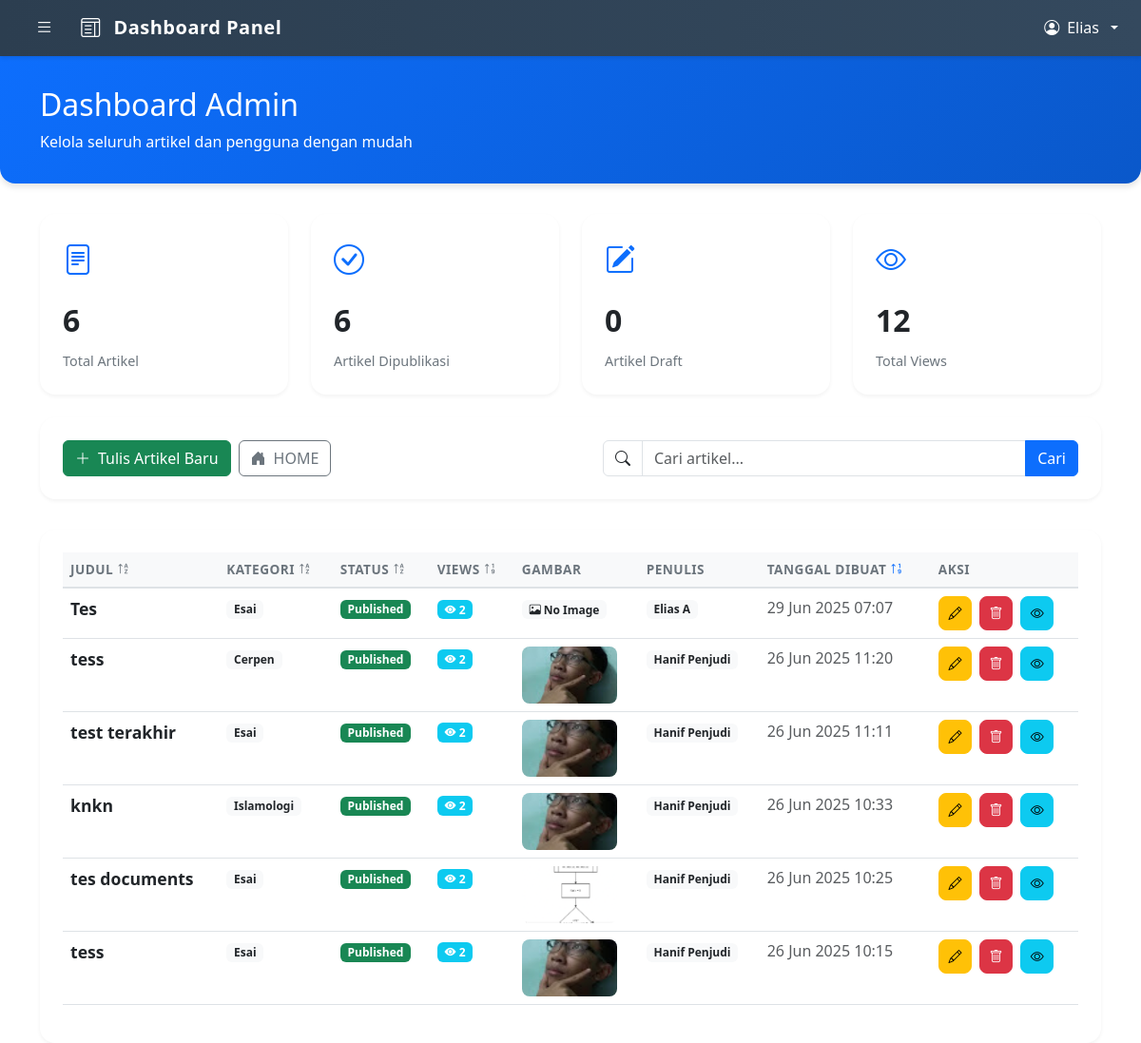
Page /bloging/dashboard/admin/blogs_management.php (signed in) on the committed database.
### tables this page shows
CREATE TABLE IF NOT EXISTS `blogs` (
  `id` int NOT NULL AUTO_INCREMENT,
  `title` varchar(255) NOT NULL,
  `content` text NOT NULL,
  `image` varchar(255) DEFAULT NULL,
  `created_at` timestamp NULL DEFAULT CURRENT_TIMESTAMP,
  `category_id` int DEFAULT NULL,
  `author_id` int DEFAULT NULL,
  `author_type` enum('admin','user') DEFAULT NULL,
  `status` enum('draft','published') DEFAULT 'draft',
  `views` int NOT NULL DEFAULT '0',
  `slug` varchar(191) DEFAULT NULL,
  PRIMARY KEY (`id`),
  UNIQUE KEY `slug` (`slug`)
);

CREATE TABLE IF NOT EXISTS `category` (
  `id` int NOT NULL AUTO_INCREMENT,
  `category` varchar(127) NOT NULL,
  `parent_id` int DEFAULT NULL,
  PRIMARY KEY (`id`),
  KEY `parent_id` (`parent_id`)
);

CREATE TABLE IF NOT EXISTS `users` (
  `id` int NOT NULL AUTO_INCREMENT,
  `fname` varchar(255) NOT NULL,
  `username` varchar(255) NOT NULL,
  `password` varchar(255) NOT NULL,
  PRIMARY KEY (`id`),
  UNIQUE KEY `username` (`username`)
);

### bloging/dashboard/admin/blogs_management.php (the view, shortened to what this page needs)
<?php
include '../../config.php';
$search = isset($_GET['search']) ? trim($_GET['search']) : '';
$search_display = $search;
$sort = isset($_GET['sort']) ? $_GET['sort'] : 'created_at';
$order = isset($_GET['order']) ? $_GET['order'] : 'DESC';
$query = "
    SELECT blogs.*,
           category.category AS category_name,
           users.fname AS user_name,
           admin.first_name AS admin_first,
           admin.last_name AS admin_last
    FROM blogs
    LEFT JOIN category ON blogs.category_id = category.id
    LEFT JOIN users ON blogs.author_type = 'user' AND blogs.author_id = users.id
    LEFT JOIN admin ON blogs.author_type = 'admin' AND blogs.author_id = admin.id
    WHERE 1=1
";
$allowed_sort_columns = ['title', 'category_name', 'status', 'views', 'created_at'];
$sort = in_array($sort, $allowed_sort_columns) ? $sort : 'created_at';
$order = strtoupper($order) === 'ASC' ? 'ASC' : 'DESC';
$query .= " ORDER BY " . ($sort === 'category_name' ? 'category.category' : 'blogs.' . $sort) . " " . $order;
$stmt = $conn->prepare($query);
$stmt->execute();
$result = $stmt->get_result();
$stats_query = "
    SELECT
        COUNT(*) as total_blogs,
        SUM(CASE WHEN status = 'published' THEN 1 ELSE 0 END) as published_blogs,
        SUM(CASE WHEN status = 'draft' THEN 1 ELSE 0 END) as draft_blogs,
        SUM(views) as total_views
    FROM blogs
";
$stats_result = $conn->query($stats_query);
$stats = $stats_result->fetch_assoc();
?>
<!DOCTYPE html>
<html lang="id">
<head>
    <link href="https://cdn.jsdelivr.net/npm/bootstrap@5.3.0/dist/css/bootstrap.min.css" rel="stylesheet">
    <link href="https://cdn.jsdelivr.net/npm/bootstrap-icons@1.10.5/font/bootstrap-icons.css" rel="stylesheet">
</head>
<body>
    <?php include '../components/navbar.php'; ?>
    <?php include '../components/sidebar.php'; ?>
    <div class="dashboard-header">
        <div class="container">
            <h2 class="mb-2">Dashboard Admin</h2>
            <p class="mb-0">Kelola seluruh artikel dan pengguna dengan mudah</p>
        </div>
    </div>
    <div class="container">
        <div class="row g-4 mb-4">
            <div class="col-md-3">
                <div class="stats-card">
                    <div class="stats-icon">
                        <i class="bi bi-file-text"></i>
                    </div>
                    <div class="stats-number"><?= number_format($stats['total_blogs']) ?></div>
                    <div class="stats-label">Total Artikel</div>
                </div>
            </div>
            <div class="col-md-3">
                <div class="stats-card">
                    <div class="stats-icon">
                        <i class="bi bi-check-circle"></i>
                    </div>
                    <div class="stats-number"><?= number_format($stats['published_blogs']) ?></div>
                    <div class="stats-label">Artikel Dipublikasi</div>
                </div>
            </div>
            <div class="col-md-3">
                <div class="stats-card">
                    <div class="stats-icon">
                        <i class="bi bi-pencil-square"></i>
                    </div>
                    <div class="stats-number"><?= number_format($stats['draft_blogs']) ?></div>
                    <div class="stats-label">Artikel Draft</div>
                </div>
            </div>
            <div class="col-md-3">
                <div class="stats-card">
                    <div class="stats-icon">
                        <i class="bi bi-eye"></i>
                    </div>
                    <div class="stats-number"><?= number_format($stats['total_views']) ?></div>
                    <div class="stats-label">Total Views</div>
                </div>
            </div>
        </div>
        <div class="search-container">
            <div class="d-flex justify-content-between align-items-center flex-wrap gap-3">
                <div class="d-flex gap-2">
                    <a href="../../add_blog.php" class="btn btn-success d-inline-flex align-items-center gap-2">
                        <i class="bi bi-plus-lg"></i> Tulis Artikel Baru
                    </a>
                    <a href="../../../index.php" class="btn btn-outline-secondary d-inline-flex align-items-center gap-2">
                        <i class="bi bi-house-door-fill"></i> HOME
                    </a>
                </div>
                <form class="d-flex gap-2 flex-grow-1" method="GET" style="max-width: 500px;">
                    <div class="input-group">
                        <span class="input-group-text bg-white">
                            <i class="bi bi-search"></i>
                        </span>
                        <input type="text" name="search" class="form-control" placeholder="Cari artikel..." value="<?= htmlspecialchars($search_display) ?>">
                        <button type="submit" class="btn btn-primary">Cari</button>
                    </div>
                </form>
            </div>
        </div>
        <div class="table-container">
            <div class="table-responsive">
                <table class="table table-hover">
                    <thead>
                        <tr>
                            <th>
                                Judul
                                <a href="?sort=title&order=<?= $sort === 'title' && $order === 'ASC' ? 'DESC' : 'ASC' ?><?= !empty($search_display) ? '&search=' . urlencode($search_display) : '' ?>" class="sort-icon <?= $sort === 'title' ? 'active' : '' ?>">
                                    <i class="bi bi-sort-alpha-<?= $sort === 'title' && $order === 'ASC' ? 'down' : 'up' ?>"></i>
                                </a>
                            </th>
                            <th>
                                Kategori
                                <a href="?sort=category_name&order=<?= $sort === 'category_name' && $order === 'ASC' ? 'DESC' : 'ASC' ?><?= !empty($search_display) ? '&search=' . urlencode($search_display) : '' ?>" class="sort-icon <?= $sort === 'category_name' ? 'active' : '' ?>">
                                    <i class="bi bi-sort-alpha-<?= $sort === 'category_name' && $order === 'ASC' ? 'down' : 'up' ?>"></i>
                                </a>
                            </th>
                            <th>
                                Status
                                <a href="?sort=status&order=<?= $sort === 'status' && $order === 'ASC' ? 'DESC' : 'ASC' ?><?= !empty($search_display) ? '&search=' . urlencode($search_display) : '' ?>" class="sort-icon <?= $sort === 'status' ? 'active' : '' ?>">
                                    <i class="bi bi-sort-alpha-<?= $sort === 'status' && $order === 'ASC' ? 'down' : 'up' ?>"></i>
                                </a>
                            </th>
                            <th>
                                Views
                                <a href="?sort=views&order=<?= $sort === 'views' && $order === 'ASC' ? 'DESC' : 'ASC' ?><?= !empty($search_display) ? '&search=' . urlencode($search_display) : '' ?>" class="sort-icon <?= $sort === 'views' ? 'active' : '' ?>">
                                    <i class="bi bi-sort-numeric-<?= $sort === 'views' && $order === 'ASC' ? 'down' : 'up' ?>"></i>
                                </a>
                            </th>
                            <th>Gambar</th>
                            <th>Penulis</th>
                            <th>
                                Tanggal Dibuat
                                <a href="?sort=created_at&order=<?= $sort === 'created_at' && $order === 'ASC' ? 'DESC' : 'ASC' ?><?= !empty($search_display) ? '&search=' . urlencode($search_display) : '' ?>" class="sort-icon <?= $sort === 'created_at' ? 'active' : '' ?>">
                                    <i class="bi bi-sort-numeric-<?= $sort === 'created_at' && $order === 'ASC' ? 'down' : 'up' ?>"></i>
                                </a>
                            </th>
                            <th>Aksi</th>
                        </tr>
                    </thead>
                    <tbody>
                        <?php while ($row = $result->fetch_assoc()): ?>
                            <tr>
                                <td class="blog-title"><?= strip_tags($row['title']) ?></td>
                                <td>
                                    <span class="badge bg-light text-dark">
                                        <?= htmlspecialchars($row['category_name']) ?>
                                    </span>
                                </td>
                                <td>
                                    <span class="badge bg-<?= $row['status'] === 'published' ? 'success' : 'warning' ?>">
                                        <?= ucfirst($row['status']) ?>
                                    </span>
                                </td>
                                <td>
                                    <span class="badge bg-info">
                                        <i class="bi bi-eye-fill"></i> <?= number_format($row['views']) ?>
                                    </span>
                                </td>
                                <td>
                                    <?php
                                    $imagePath = !empty($row['image']) ? "../../uploads/" . basename($row['image']) : "";
                                    if (!empty($imagePath) && file_exists($imagePath)): ?>
                                        <div class="thumbnail-container">
                                            <img src="<?= $imagePath ?>" alt="Thumbnail" class="img-fluid">
                                        </div>
                                    <?php else: ?>
                                        <span class="badge bg-light text-dark">
                                            <i class="bi bi-image"></i> No Image
                                        </span>
                                    <?php endif; ?>
                                </td>
                                <td>
                                    <span class="badge bg-light text-dark">
                                        <?= $row['author_type'] === 'admin'
                                            ? htmlspecialchars($row['admin_first'] . ' ' . $row['admin_last'])
                                            : htmlspecialchars($row['user_name']) ?>
                                    </span>
                                </td>
                                <td>
                                    <span class="text-muted">
                                        <?= date('d M Y H:i', strtotime($row['created_at'])) ?>
                                    </span>
                                </td>
                                <td>
                                    <div class="action-buttons">
                                        <a href="../../edit_blog.php?id=<?= $row['id'] ?>" class="btn btn-warning btn-sm" title="Edit">
                                            <i class="bi bi-pencil"></i>
                                        </a>
                                        <a href="../../delete_blog.php?id=<?= $row['id'] ?>" class="btn btn-danger btn-sm delete-blog-btn" data-id="<?= $row['id'] ?>" title="Hapus">
                                            <i class="bi bi-trash"></i>
                                        </a>
                                        <a href="../../../<?= htmlspecialchars($row['slug']) ?>" class="btn btn-info btn-sm" title="Lihat">
                                            <i class="bi bi-eye"></i>
                                        </a>
                                    </div>
                                </td>
                            </tr>
                        <?php endwhile; ?>
                    </tbody>
                </table>
            </div>
        </div>
    </div>
</body>
</html>

### bloging/dashboard/admin/blogs_management.php (style rules this page uses)
:root { --primary-color: #0d6efd; --secondary-color: #6c757d; --success-color: #198754; --warning-color: #ffc107; --danger-color: #dc3545; --info-color: #0dcaf0; }
body { background-color: #f8f9fa; }
.dashboard-header { background: linear-gradient(135deg, var(--primary-color), #0a58ca); color: white; padding: 2rem 0; margin-bottom: 2rem; border-radius: 0 0 1rem 1rem; box-shadow: 0 4px 6px rgba(0, 0, 0, 0.1); }
.stats-card { background: white; border-radius: 1rem; padding: 1.5rem; box-shadow: 0 2px 4px rgba(0, 0, 0, 0.05); transition: transform 0.2s; border: none; }
.stats-icon { font-size: 2rem; margin-bottom: 1rem; color: var(--primary-color); }
.stats-number { font-size: 2rem; font-weight: bold; margin-bottom: 0.5rem; }
.stats-label { color: var(--secondary-color); font-size: 0.9rem; }
.search-container { background: white; padding: 1.5rem; border-radius: 1rem; box-shadow: 0 2px 4px rgba(0, 0, 0, 0.05); margin-bottom: 2rem; }
.table-container { background: white; padding: 1.5rem; border-radius: 1rem; box-shadow: 0 2px 4px rgba(0, 0, 0, 0.05); }
.table { margin-bottom: 0; }
.table thead th { background-color: #f8f9fa; border-bottom: 2px solid #dee2e6; color: var(--secondary-color); font-weight: 600; text-transform: uppercase; font-size: 0.85rem; letter-spacing: 0.5px; }
.sort-icon { cursor: pointer; color: var(--secondary-color); transition: color 0.2s; }
.sort-icon.active { color: var(--primary-color); }
.blog-title { font-weight: bold; font-size: 1.1em; color: var(--primary-color); }
.badge { padding: 0.5em 0.8em; font-weight: 500; }
.thumbnail-container { width: 100px; height: 60px; overflow: hidden; border-radius: 0.5rem; }
.thumbnail-container img { width: 100%; height: 100%; object-fit: cover; }
.action-buttons { display: flex; gap: 0.5rem; }
.action-buttons .btn { padding: 0.4rem 0.6rem; border-radius: 0.5rem; }

### rows in the picture
blogs: title "Tes", category.category "Esai", status "Published", views "2", shows "No Image", admin.first_name+last_name "Elias A", created_at "29 Jun 2025 07:07"
blogs: title "tess", category.category "Cerpen", status "Published", views "2", image (picture), users.fname "Hanif Penjudi", created_at "26 Jun 2025 11:20"
blogs: title "test terakhir", category.category "Esai", status "Published", views "2", image (picture), users.fname "Hanif Penjudi", created_at "26 Jun 2025 11:11"
blogs: title "knkn", category.category "Islamologi", status "Published", views "2", image (picture), users.fname "Hanif Penjudi", created_at "26 Jun 2025 10:33"
blogs: title "tes documents", category.category "Esai", status "Published", views "2", image (picture), users.fname "Hanif Penjudi", created_at "26 Jun 2025 10:25"
blogs: title "tess", category.category "Esai", status "Published", views "2", image (picture), users.fname "Hanif Penjudi", created_at "26 Jun 2025 10:15"

### other values in the picture
$displayName "Elias"
$stats['total_blogs'] "6"
$stats['published_blogs'] "6"
$stats['draft_blogs'] "0"
$stats['total_views'] "12"
